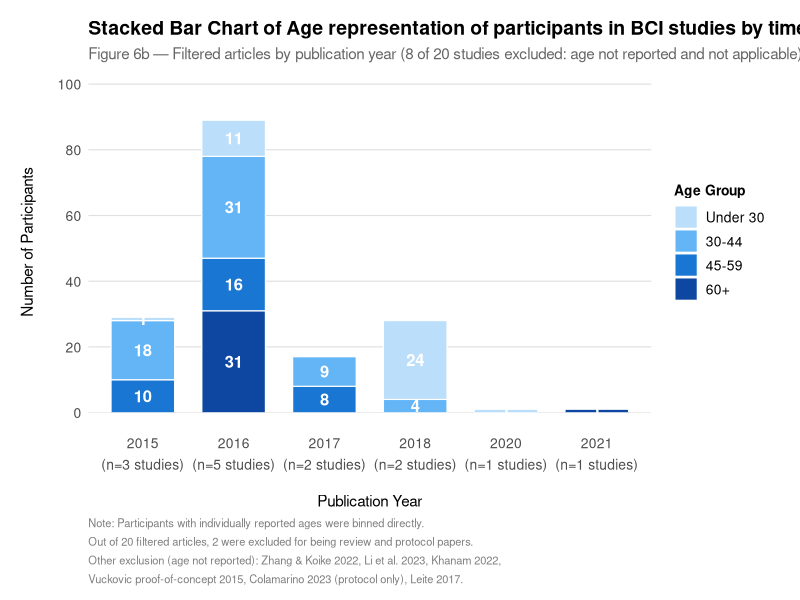
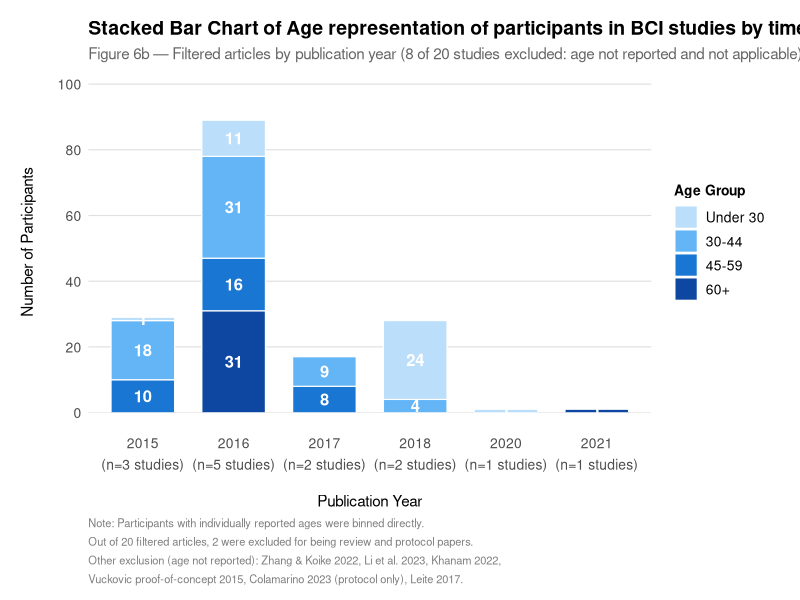

These charts were generated, in order, by the following R code:
# install.packages(c("ggplot2", "dplyr"))
library(ggplot2)
library(dplyr)

# Load data
age_data <- read.csv("figure6b_age_bins.csv", stringsAsFactors = FALSE)
age_data <- age_data[age_data$count > 0, ]

age_data$age_group <- factor(age_data$age_group,
                             levels = c("Under 30", "30-44", "45-59", "60+"))

n_studies_per_year <- c(
  "2012" = 1, "2015" = 3, "2016" = 5, "2017" = 2,
  "2018" = 2, "2020" = 1, "2021" = 1
)

years    <- sort(unique(age_data$year))
x_labels <- paste0(years, "\n(n=", n_studies_per_year[as.character(years)], " studies)")
names(x_labels) <- years

age_data$year_label <- factor(
  x_labels[as.character(age_data$year)],
  levels = x_labels
)

age_data_pos <- age_data %>%
  arrange(year_label, desc(age_group)) %>%
  group_by(year_label) %>%
  mutate(
    cum_top = cumsum(count),
    label_y = cum_top - count / 2   
  ) %>%
  ungroup()

# Plotting
fig6b <- ggplot(age_data_pos,
                aes(x = year_label, y = count, fill = age_group)) +
  
  geom_bar(stat = "identity", position = "stack",
           width = 0.7, color = "white", linewidth = 0.4) +
  
  geom_text(
    aes(y = label_y, label = count),
    color = "white", size = 4.2, fontface = "bold", family = "Helvetica"
  ) +
  
  scale_fill_manual(
    values = c(
      "Under 30" = "#BBDEFB",
      "30-44"    = "#64B5F6",
      "45-59"    = "#1976D2",
      "60+"      = "#0D47A1"
    ),
    name = "Age Group"
  ) +
  
  scale_y_continuous(
    expand = expansion(mult = c(0, 0.04)),
    limits = c(0, 100),
    breaks = seq(0, 100, by = 20)
  ) +
  
  labs(
    title    = "Stacked Bar Chart of Age representation of participants in BCI studies by time periods",
    subtitle = "Figure 6b \u2014 Filtered articles by publication year (8 of 20 studies excluded: age not reported and not applicable)",
    x        = "Publication Year",
    y        = "Number of Participants",
    caption  = paste0(
      "Note: Participants with individually reported ages were binned directly.\n",
      "Out of 20 filtered articles, 2 were excluded for being review and protocol papers.\n",
      "Other exclusion (age not reported): Zhang & Koike 2022, Li et al. 2023, Khanam 2022,\n",
      "Vuckovic proof-of-concept 2015, Colamarino 2023 (protocol only), Leite 2017."
    )
  ) +
  
  theme_minimal(base_family = "Helvetica") +
  theme(
    plot.title         = element_text(size = 14, face = "bold",    hjust = 0),
    plot.subtitle      = element_text(size = 11, color = "grey40", hjust = 0),
    plot.caption       = element_text(size = 8,  color = "grey50", hjust = 0,
                                      lineheight = 1.4),
    axis.title.x       = element_text(size = 11, margin = margin(t = 15)),
    axis.title.y       = element_text(size = 11, margin = margin(r = 15)),
    axis.text          = element_text(size = 10),
    axis.text.x        = element_text(lineheight = 1.3, margin = margin(t = 15)),
    legend.title       = element_text(size = 10, face = "bold"),
    legend.text        = element_text(size = 10),
    legend.position    = "right",
    panel.grid.major.x = element_blank(),
    panel.grid.minor   = element_blank(),
    panel.grid.major.y = element_line(color = "grey88", linewidth = 0.4),
    plot.margin        = margin(t = 15, r = 20, b = 10, l = 15)
  )

print(fig6b)

ggsave("figure6b_age_stacked_bar.png",
       plot = fig6b, width = 14, height = 14, dpi = 300, bg = "white")
